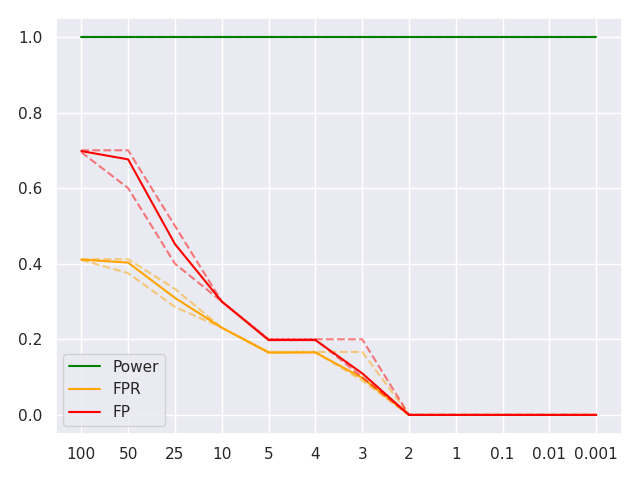

Generate this figure with Python:
import sys

import matplotlib.pyplot as plt
import seaborn as sns
import numpy as np

true_hard = ['x5', 'x6', 'x7', 'x8', 'x9', 'x15', 'x16', 'x17', 'x18','x19']
false = ['x0','x1','x2','x3','x4', 'x10', 'x11', 'x12', 'x13', 'x14']

alphas = ['0.001', '0.01', '0.1', '1', '2', '3', '4', '5', '10', '25', '50', '100']
alphas.reverse()

res_hard, res_soft, res_fpr, res_fp = [], [], [], []
positives = []
for idx, alpha in enumerate(alphas):
    flist = open(f'feat_sim1_{alpha}.txt', 'r')
    done = True
    feats = []
    words = []
    for i, line in enumerate(flist):
        #print("NEW LINE")
        line = line.translate({ord(i): None for i in  "\n"})
        stripped = line.translate({ord(i): None for i in  "[]''"})
        if line.startswith('['):
            done = False
        if not done:
            words = words + stripped.split(' ')
            if line.endswith(']'):
                done = True
                feats.append(words)
                #print("PARSING DONE")
                words = []
            else:
                #print("PARSING NOT DONE!")
                done = False

    tp_hard = np.zeros(100)
    tp_soft = np.zeros(100)
    fpr = np.zeros(100)
    fp = np.zeros(100)
    pos = np.zeros(100)
    for i, lst in enumerate(feats):
        while("" in lst):
            lst.remove("")
        pos[i] = len(lst)
        for e in lst:
            if e in true_hard:
                tp_hard[i] += 1/10
            else: 
                fpr[i] += 1
            for f in false:
                if f == e:
                    print(idx,i, e)
                    fp[i] += 1/10
        
        fp[i] = fp[i]
        fpr[i] = fpr[i]/pos[i]
    #print(np.sum(tp_hard))
    res_hard.append(tp_hard)
    res_soft.append(tp_soft)
    res_fp.append(fp)
    res_fpr.append(fpr)



pow_hard, pow_hard_lower, pow_hard_upper = np.zeros(12), np.zeros(12), np.zeros(12)
pow_soft, pow_soft_lower, pow_soft_upper = np.zeros(12), np.zeros(12), np.zeros(12)
fp, fp_lower, fp_upper = np.zeros(12), np.zeros(12), np.zeros(12)
fpr, fpr_lower, fpr_upper = np.zeros(12), np.zeros(12), np.zeros(12)


res_hard = np.array(res_hard)
res_soft = np.array(res_soft)
res_fp = np.array(res_fp)
res_fpr = np.array(res_fpr)


for i in range(12):
    pow_hard[i] = np.mean(res_hard[i])
    pow_soft[i] = np.mean(res_soft[i])
    fp[i] = np.mean(res_fp[i])
    fpr[i] = np.mean(res_fpr[i])

    pow_hard_upper[i] = np.quantile(res_hard[i], 0.95)
    pow_soft_upper[i] = np.quantile(res_soft[i], 0.95)
    fp_upper[i] = np.quantile(res_fp[i], 0.95)
    fpr_upper[i] = np.quantile(res_fpr[i], 0.95)

    pow_hard_lower[i] = np.quantile(res_hard[i], 0.05)
    pow_soft_lower[i] = np.quantile(res_soft[i], 0.05)
    fp_lower[i] = np.quantile(res_fp[i], 0.05)
    fpr_lower[i] = np.quantile(res_fpr[i], 0.05)


x = [100, 50, 25, 10, 5, 4,3,2,1,0.1,0.01,0.001]
xi = list(range(len(x)))

sns.set()

plt.plot(xi, pow_hard, label = 'Power', color = 'green')
plt.plot(xi, pow_hard_lower, linestyle = 'dashed', color = 'green', alpha=0.5)
plt.plot(xi, pow_hard_upper, linestyle = 'dashed', color = 'green', alpha = 0.5)
plt.plot(xi, fpr, label = 'FPR', color = 'orange')
plt.plot(xi, fpr_lower, linestyle = 'dashed', color = 'orange', alpha=0.5)
plt.plot(xi, fpr_upper, linestyle = 'dashed', color = 'orange', alpha = 0.5)
plt.plot(xi, fp, label = 'FP', color = 'red')
plt.plot(xi, fp_lower, linestyle = 'dashed', color = 'red', alpha=0.5)
plt.plot(xi, fp_upper, linestyle = 'dashed', color = 'red', alpha = 0.5)
plt.legend()
plt.xticks(xi, x)
plt.tight_layout()
plt.ylim([-0.05,1.05])
plt.savefig('plot_sim1_mf.png')
